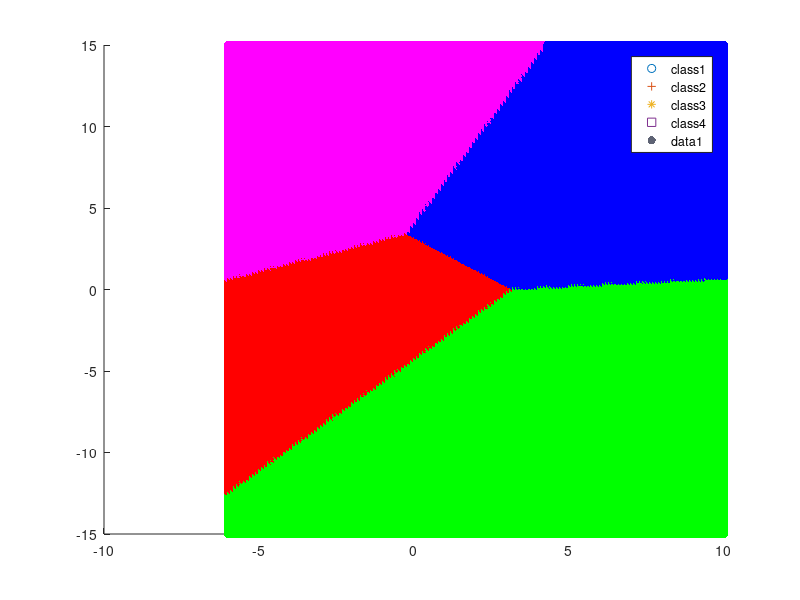

Here is the MATLAB script that generated this plot: (Note: this script raises an error after producing the figure.)
clc;
clear;
close all;

%% Loading the data
train1 = importdata('class1_train.txt');
test1 = importdata('class1_test.txt');
train2 = importdata('class2_train.txt');
test2 = importdata('class2_test.txt');
train3 = importdata('class3_train.txt');
test3 = importdata('class3_test.txt');
train4 = importdata('class4_train.txt');
test4 = importdata('class4_test.txt');

total_train = [train1; train2; train3; train4];
total_test = [test1; test2; test3; test4];
actual_class(1:size(total_test,1),1:1) = 0;
actual_class(1:100,1) = 1;
actual_class(101:200,1) = 2;
actual_class(201:300,1) = 3;
actual_class(301:400,1) = 4;
%% Code
mean1 = mean(train1);
% mean1 will be row vector containing the mean of each column
mean2 = mean(train2);
mean3 = mean(train3);
mean4 = mean(train4);


cov1 = cov(train1);
cov2 = cov(train1);
cov3 = cov(train1);
cov4 = cov(train1);

sigma_square = (trace(cov1) + trace(cov2) + trace(cov3) + trace(cov4))./8;
common_cov = [sigma_square 0; 0 sigma_square];

% C = cov(A)
% If A is a matrix whose columns represent random variables and whose rows 
% represent observations, C is the covariance matrix with the corresponding
% column variances along the diagonal.
% cov2 = cov(train2);
% cov3 = cov(train3);
% cov4 = cov(train4);

predicted_class(1:size(total_test,1),1:1) = 0;
for p = 1:size(total_test,1)
    x = total_test(p,:);
    pxy1 = 1;
    for j = 1:size(x,2)
        first_term = 1./sqrt(2*pi*common_cov(j,j));
        second_term = -0.5*(x(1,j)-mean1(1,j))^2 ./(common_cov(j,j));
        pxy1 = pxy1*(first_term)*exp(second_term);
    end
    pxy1 = pxy1*(size(train1,1)./size(total_train,1));

    pxy2 = 1;
    for j = 1:size(x,2)
        first_term = 1./sqrt(2*pi*common_cov(j,j));
        second_term = -0.5*(x(1,j)-mean2(1,j))^2 ./(common_cov(j,j));
        pxy2 = pxy2*(first_term)*exp(second_term);
    end
    pxy2 = pxy2*(size(train2,1)./size(total_train,1));

    pxy3 = 1;
    for j = 1:size(x,2)
        first_term = 1./sqrt(2*pi*common_cov(j,j));
        second_term = -0.5*(x(1,j)-mean3(1,j))^2 ./(common_cov(j,j));
        pxy3 = pxy3*(first_term)*exp(second_term);
    end
    pxy3 = pxy3*(size(train3,1)./size(total_train,1));

    pxy4 = 1;
    for j = 1:size(x,2)
        first_term = 1./sqrt(2*pi*common_cov(j,j));
        second_term = -0.5*(x(1,j)-mean4(1,j))^2 ./(common_cov(j,j));
        pxy4 = pxy4*(first_term)*exp(second_term);
    end
    pxy4 = pxy4*(size(train4,1)./size(total_train,1));

    pxy = [pxy1;pxy2;pxy3;pxy4];
    [B2,I2] = sort(pxy);
    % ascending order sorting
    predicted_class(p,1) = I2(end,1);
end
%% Post processing
[C,order] = confusionmat(actual_class,predicted_class);
accuracy = (sum(diag(C))./size(total_test,1))*100;
scatter(train1(:,1),train1(:,2),'red')
hold on
scatter(train2(:,1),train2(:,2),'blue','+')
hold on
scatter(train3(:,1),train3(:,2),'green','*')
hold on
scatter(train4(:,1),train4(:,2),'magenta','s')
hold on
legend('class1', 'class2','class3', 'class4','Location','Best');
%% Decision region
xrange(1:300,1) = 0;
yrange(1:300,1) = 0;
color_matrix(1:300,1:3) = 0;
i = 1;
for xvalue = -6:0.1:10
    for yvalue = -15:0.1:15
        xrange(i,1) = xvalue;
        yrange(i,1) = yvalue;
        point = [xvalue yvalue];
        pxy1 = 1;
        for j = 1:size(point,2)
            first_term = 1./sqrt(2*pi*common_cov(j,j));
            second_term = -0.5*(point(1,j)-mean1(1,j))^2 ./(common_cov(j,j));
            pxy1 = pxy1*(first_term)*exp(second_term);
        end
        pxy1 = pxy1*(size(train1,1)./size(total_train,1));

        pxy2 = 1;
        for j = 1:size(point,2)
            first_term = 1./sqrt(2*pi*common_cov(j,j));
            second_term = -0.5*(point(1,j)-mean2(1,j))^2 ./(common_cov(j,j));
            pxy2 = pxy2*(first_term)*exp(second_term);
        end
        pxy2 = pxy2*(size(train2,1)./size(total_train,1));

        pxy3 = 1;
        for j = 1:size(point,2)
            first_term = 1./sqrt(2*pi*common_cov(j,j));
            second_term = -0.5*(point(1,j)-mean3(1,j))^2 ./(common_cov(j,j));
            pxy3 = pxy3*(first_term)*exp(second_term);
        end
        pxy3 = pxy3*(size(train3,1)./size(total_train,1));

        pxy4 = 1;
        for j = 1:size(point,2)
            first_term = 1./sqrt(2*pi*common_cov(j,j));
            second_term = -0.5*(point(1,j)-mean4(1,j))^2 ./(common_cov(j,j));
            pxy4 = pxy4*(first_term)*exp(second_term);
        end
        pxy4 = pxy4*(size(train4,1)./size(total_train,1));

        pxy = [pxy1;pxy2;pxy3;pxy4];
        [~,I] = max(pxy);
        if I == 1
           color_matrix(i,:) = [1 0 0];%red
        else
            if I == 2
                color_matrix(i,:) = [0 0 1];%blue
            else
                if I == 3
                    color_matrix(i,:) = [0 1 0];%green
                else 
                    color_matrix(i,:) = [1 0 1];%magenta
                end
            end
        end
        i = i+1;
    end
end
% color_matrix_vector = char(color_matrix);
s = scatter(xrange,yrange,[],color_matrix,'filled');
s.Marker = 's';
% s.LineWidth = 0.01;
s.MarkerFaceAlpha = 0.05;
s.MarkerEdgeAlpha = 0.05;